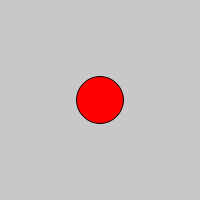
Frame 1 (no input)
Frame 60 (no input): identical to frame 1, image omitted
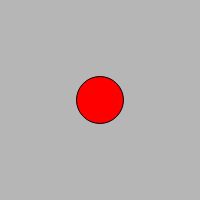
Frame 120 (the mouse pressed at the canvas centre since frame 60)

The p5.js sketch that drew these frames (run headless with seeded random() and noise() and a simulated clock; from frame 60 on, the mouse is pressed at the canvas centre):

// p5.js sketch
// ── sketch.js
var canvas;
var bgColor;
var button1, button2;
var slider, nameP;
function setup() {
    canvas = createCanvas(200, 200);
    canvas.mousePressed(changeColor);

    bgColor = color(200);
    nameP = createP('Your name!');
    nameP.style("background-color", "pink");
    button1 = createButton("Change Color");
    button2 = createButton("Change Style");
    button1.mousePressed(changeColor);
    button2.mousePressed(changeStyle);

    slider = createSlider(10, 100, 47);
}

function updateText() {
    nameP.html(nameInput.value());
    
}

function changeColor() {
    bgColor = color(random(255));

}function changeStyle() {
    nameP.style("background-color", "purple");
    nameP.style("padding", "24px");
}

// function mousePressed() {
//     changeColor();
//
// }

function draw() {
    // clear();
  background(bgColor);
  fill(255, 0, 0);
  ellipse(100, 100, slider.value(), slider.value());

}
